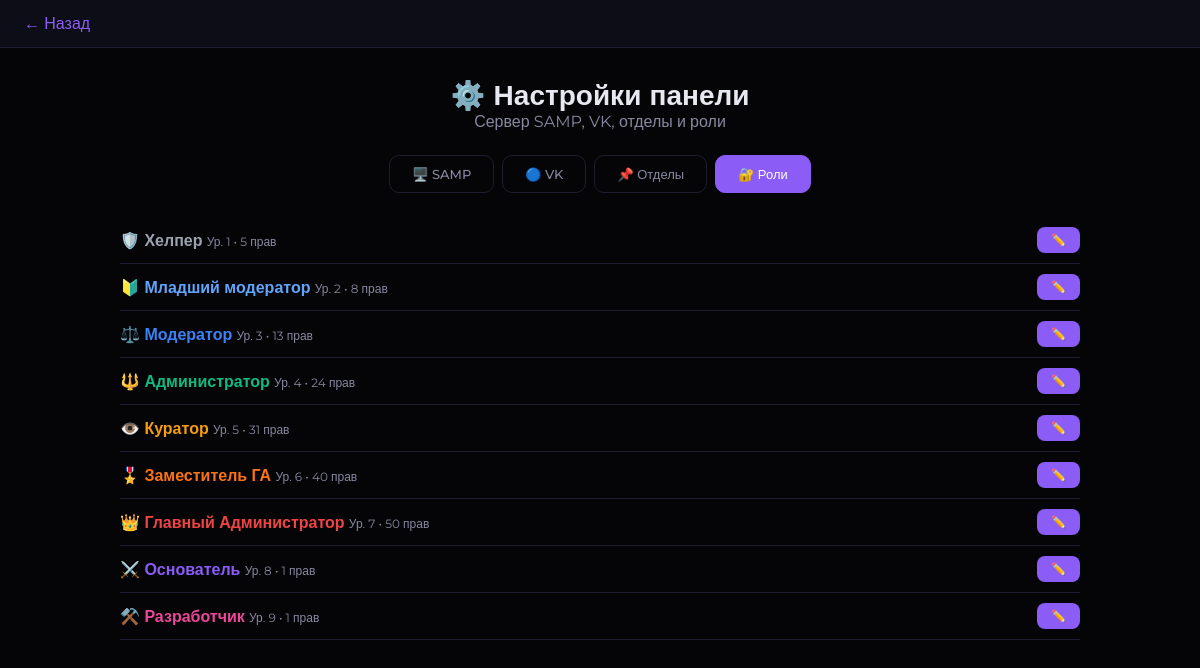
Screenshot of /pages/panel_settings.php?tab=roles (signed in) with the database file from the repository.
### tables this page shows
CREATE TABLE IF NOT EXISTS admin_levels (
    id INT PRIMARY KEY AUTO_INCREMENT,
    level INT UNIQUE NOT NULL,
    key_name VARCHAR(50) UNIQUE NOT NULL,
    name VARCHAR(100) NOT NULL,
    color VARCHAR(7),
    icon VARCHAR(50),
    badge VARCHAR(10),
    permissions TEXT,
    created_at TIMESTAMP DEFAULT CURRENT_TIMESTAMP
);

### pages/panel_settings.php (the view, shortened to what this page needs)
<?php
require_once '../config/database.php';
$tab = $_GET['tab'] ?? 'server';
$stmt = $pdo->query("SELECT * FROM admin_levels ORDER BY level");
$allRoles = $stmt->fetchAll();
$li = [1=>'🛡️',2=>'🔰',3=>'⚖️',4=>'🔱',5=>'👁️',6=>'🎖️',7=>'👑',8=>'⚔️',9=>'⚒️'];
?>
<!DOCTYPE html>
<html lang="ru">
<head>
</head>
<body>
    <header class="topbar"><a href="dashboard.php">← Назад</a></header>
    <div class="container">
        <div class="page-title"><h1>⚙️ Настройки панели</h1><p>Сервер SAMP, VK, отделы и роли</p></div>
        <div class="tabs">
            <a href="?tab=server" class="<?php echo $tab==='server'?'active':''; ?>">🖥️ SAMP</a>
            <a href="?tab=vk" class="<?php echo $tab==='vk'?'active':''; ?>">🔵 VK</a>
            <a href="?tab=departments" class="<?php echo $tab==='departments'?'active':''; ?>">📌 Отделы</a>
            <a href="?tab=roles" class="<?php echo $tab==='roles'?'active':''; ?>">🔐 Роли</a>
        </div>
        <?php if($tab==='server'): ?>
        <div class="card"><h3>🖥️ Настройки SAMP сервера</h3>
            <form method="POST"><input type="hidden" name="save_samp" value="1">
                <div class="form-group"><label>IP сервера</label><input type="text" name="samp_ip" value="<?php echo SAMP_SERVER_IP; ?>"></div>
                <div class="form-group"><label>Порт</label><input type="number" name="samp_port" value="<?php echo SAMP_SERVER_PORT; ?>"></div>
                <div class="form-group"><label>RCON пароль</label><input type="password" name="samp_rcon" value="<?php echo SAMP_RCON_PASSWORD; ?>"></div>
                <button type="submit" class="save-btn">💾 Сохранить</button>
            </form>
        </div>
        <?php else: ?>
        <?php foreach($allRoles as $role): $perms=json_decode($role['permissions']??'[]',true); ?>
        <div class="role-row">
            <div><span class="name" style="color:<?php echo $role['color']; ?>;"><?php echo $li[$role['level']]; ?> <?php echo $role['name']; ?></span> <span class="count">Ур. <?php echo $role['level']; ?> • <?php echo count($perms); ?> прав</span></div>
            <button class="edit-btn" onclick="openRoleModal(<?php echo $role['level']; ?>,'<?php echo $role['name']; ?>',<?php echo json_encode($perms); ?>)">✏️</button>
        </div>
        <?php endforeach; ?>
        <?php endif; ?>
    </div>
</body>
</html>

### pages/panel_settings.php (style rules this page uses)
:root { --primary: #8b5cf6; --bg: #050508; --card: #0e0e18; --text: #e8e8f0; --text2: #8888a0; --border: #1e1e30; --green: #10b981; --red: #ef4444; }
* { margin: 0; padding: 0; box-sizing: border-box; }
body { font-family: 'Montserrat', sans-serif; background: var(--bg); color: var(--text); min-height: 100vh; }
.topbar { background: rgba(14,14,24,0.97); border-bottom: 1px solid var(--border); padding: 14px 24px; display: flex; align-items: center; }
.topbar a { color: var(--primary); text-decoration: none; font-weight: 500; }
.container { max-width: 1000px; margin: 30px auto; padding: 0 20px; }
.page-title { text-align: center; margin-bottom: 24px; }
.page-title h1 { font-size: 28px; font-weight: 800; }
.page-title p { color: var(--text2); }
.tabs { display: flex; gap: 8px; margin-bottom: 24px; justify-content: center; flex-wrap: wrap; }
.tabs a { padding: 10px 22px; border-radius: 10px; color: var(--text2); text-decoration: none; font-weight: 500; font-size: 13px; border: 1px solid var(--border); transition: all 0.2s; }
.tabs a:hover, .tabs a.active { background: var(--primary); color: white; border-color: var(--primary); }
.role-row { display: flex; justify-content: space-between; align-items: center; padding: 10px 0; border-bottom: 1px solid var(--border); }
.role-row .name { font-weight: 600; }
.role-row .count { font-size: 12px; color: var(--text2); }
.edit-btn { padding: 6px 14px; background: var(--primary); border: none; border-radius: 8px; color: white; font-size: 12px; cursor: pointer; }

### rows the page displays
admin_levels: level "🛡️", name "Хелпер", level "1", permissions "5"
admin_levels: level "🔰", name "Младший модератор", level "2", permissions "8"
admin_levels: level "⚖️", name "Модератор", level "3", permissions "13"
admin_levels: level "🔱", name "Администратор", level "4", permissions "24"
admin_levels: level "👁️", name "Куратор", level "5", count($perms) "31"
admin_levels: level "🎖️", name "Заместитель ГА", level "6", count($perms) "40"
admin_levels: level "👑", name "Главный Администратор", level "7", count($perms) "50"
admin_levels: level "⚔️", name "Основатель", level "8", permissions "1"
admin_levels: level "⚒️", name "Разработчик", level "9", permissions "1"
